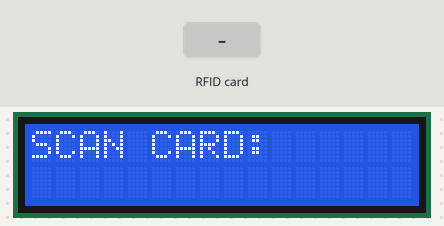
A sketch run on a simulated Arduino Uno, built with avr-gcc and run on an emulated ATmega328P. Shown: 16×2 character LCD. The inputs (shaded band) are chosen by the test bench. What the sketch prints to the serial monitor is not drawn.

Above: at 1.3 s.
1.4 s: RFID card B3 6D 44 2A held to the reader
At 2.3 s:
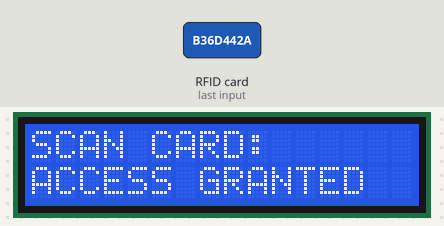
2.9 s: RFID card 5E 7A 19 C4 held to the reader
At 4.1 s:
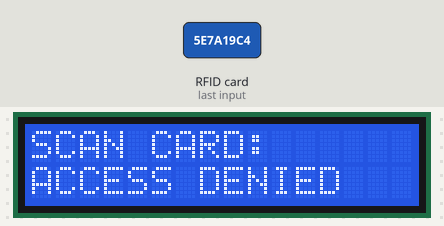
Timing chart, 0 to 5.9 s (numbered marks = the images above; inputs shaded):
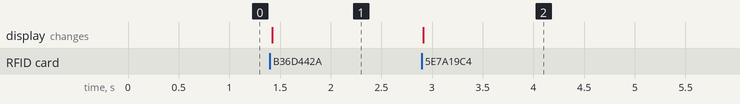

Measured:
- after the input at 1.4 s, the display: changes at once (image 1)
- after the input at 2.9 s, the display: changes at once (image 2)

The sketch:

T8.ino
```cpp
#include <LiquidCrystal.h>
#include <SPI.h>
#include <MFRC522.h>
#include <EEPROM.h>


unsigned long time_since = 0;
unsigned long duration = 4000;

String readID = "";

MFRC522 rfid(10, 9);
LiquidCrystal lcd(7, 6, 5, 4, 3, 2);

void setup() {
  lcd.begin(16, 2);
  Serial.begin(9600);

  SPI.begin();
  rfid.PCD_Init();

  lcd.setCursor(0, 0);
  lcd.print("SCAN CARD:");
}

void confirm() {
  lcd.setCursor(0, 1);
  lcd.print("                ");
  lcd.setCursor(0, 1);
  lcd.print("ACCESS GRANTED");
  time_since = millis();
}

void deny() {
  lcd.setCursor(0, 1);
  lcd.print("                ");
  lcd.setCursor(0, 1);
  lcd.print("ACCESS DENIED");
  time_since = millis();
}

void readUid() {
  readID = "";

  for (byte i = 0; i < rfid.uid.size; i++) {
    if (rfid.uid.uidByte[i] < 0x10) {
      readID += "0";
    }

    readID += String(rfid.uid.uidByte[i], HEX);
  }

  readID.toUpperCase();

  Serial.print("UID: ");
  Serial.println(readID);

  if (readID == "B36D442A") {
    confirm();
  }
  else {
    deny();
  }

  rfid.PICC_HaltA();
  rfid.PCD_StopCrypto1();
}


//----------------------------------------
void loop() {
  if (millis() - time_since >= duration) {
    lcd.setCursor(0,1);
    lcd.print("                ");
  }

  if (!rfid.PICC_IsNewCardPresent()) {
    return;
  }

  if (!rfid.PICC_ReadCardSerial()) {
    return;
  }

  readUid();

}
```
